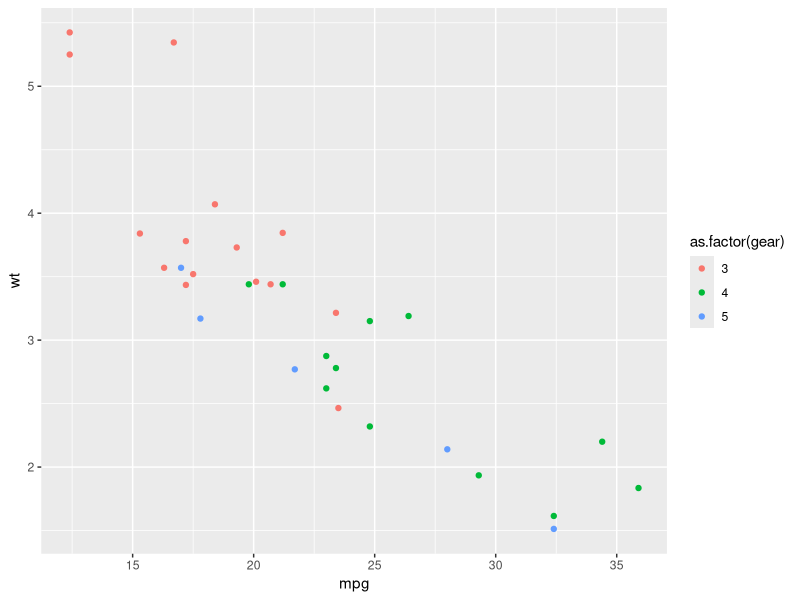

The R script that drew this image: (Note: this script raises an error after producing the figure.)
## ---- chunk 1
knitr::opts_chunk$set(message=FALSE,
                      warning=FALSE,
                      cache.lazy=FALSE)
## ---- chunk 2

library(tidyverse)
library(knitr)

## ---- chunk 3

data(mtcars)

mtcars <- mtcars |>
  mutate(mpg = mpg + 2)

## ---- chunk 4

ggplot(mtcars, aes(mpg, wt, color = as.factor(gear))) +
  geom_point()

## ---- chunk 5

# TODO

## ---- chunk 6

fit <- lme4::lmer(y ~ x + (1 | site), data = mtcars)

